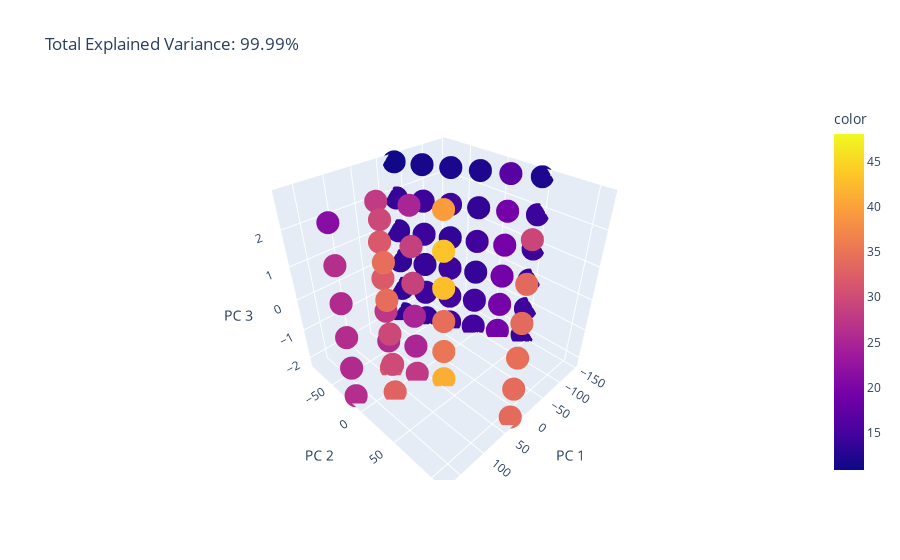

Here is the notebook cell this chart was saved with:
### Code cell
X = df[["relative_compact","surface_area","wall_area","roof_area","overall_height",
                        "orientation","glazing_area","glazing_area_d"]]

pca = PCA(n_components=3)
components = pca.fit_transform(X)

total_var = pca.explained_variance_ratio_.sum() * 100

fig = px.scatter_3d(
    components, x=0, y=1, z=2, color=df['cooling_load'],
    title=f'Total Explained Variance: {total_var:.2f}%',
    labels={'0': 'PC 1', '1': 'PC 2', '2': 'PC 3'}
)
fig.show()

### Figure 1 — Plotly figure (JSON) as saved in the notebook; plotly's stock layout.template omitted (floating-point values rounded to 4 significant figures; data arrays with more than 128 entries replaced by an {"elided": "..."} marker saying what was removed)
{"data": [{"hovertemplate": "PC 1=%{x}<br>PC 2=%{y}<br>PC 3=%{z}<br>color=%{marker.color}<extra></extra>", "legendgroup": "", "marker": {"color": {"elided": "768 float values"}, "coloraxis": "coloraxis", "symbol": "circle"}, "mode": "markers", "name": "", "scene": "scene", "showlegend": false, "type": "scatter3d", "x": {"elided": "768 float values"}, "y": {"elided": "768 float values"}, "z": {"elided": "768 float values"}}], "layout": {"coloraxis": {"colorbar": {"title": {"text": "color"}}, "colorscale": [[0, "#0d0887"], [0.1111, "#46039f"], [0.2222, "#7201a8"], [0.3333, "#9c179e"], [0.4444, "#bd3786"], [0.5556, "#d8576b"], [0.6667, "#ed7953"], [0.7778, "#fb9f3a"], [0.8889, "#fdca26"], [1, "#f0f921"]]}, "legend": {"tracegroupgap": 0}, "scene": {"domain": {"x": [0, 1], "y": [0, 1]}, "xaxis": {"title": {"text": "PC 1"}}, "yaxis": {"title": {"text": "PC 2"}}, "zaxis": {"title": {"text": "PC 3"}}}, "title": {"text": "Total Explained Variance: 99.99%"}}}
